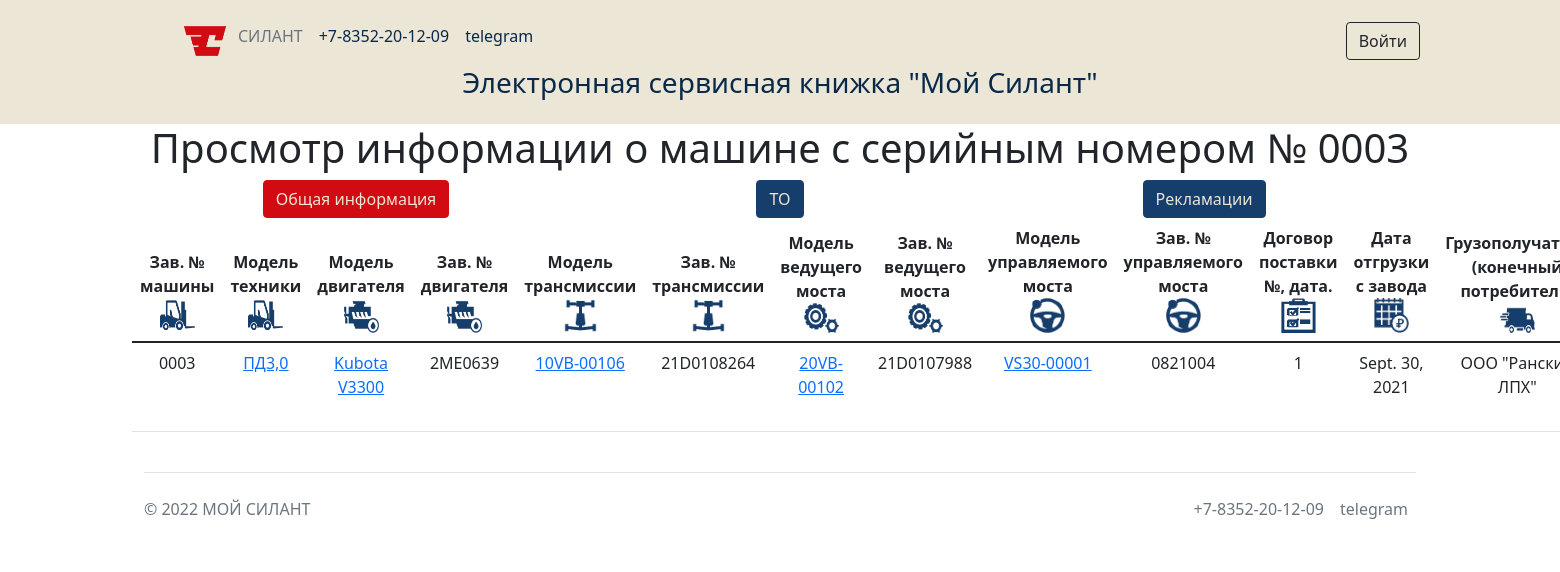
The page /cars/5 on the database as committed earlier.
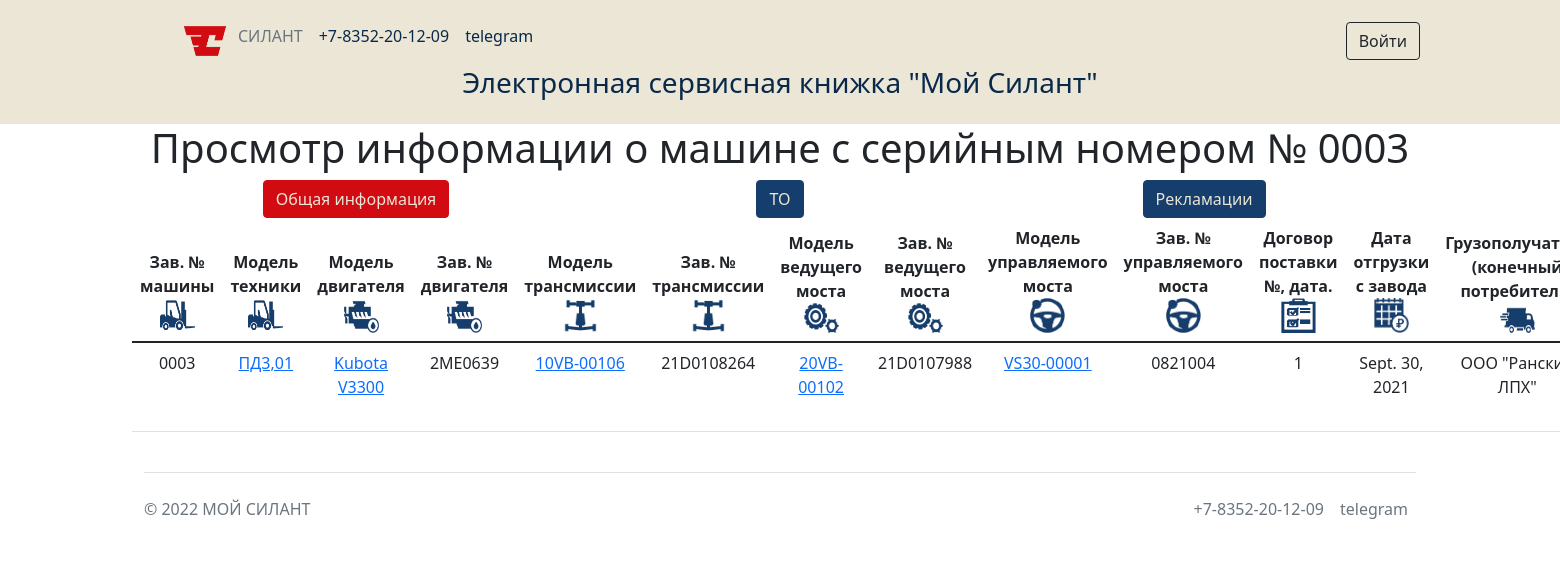
The same page on the database as committed later.
### silant/models.py (models this page shows, shortened)
class Car(models.Model):
    serial_number = models.TextField(max_length=30, unique=True, db_index=True, verbose_name='Зав. № машины')
    technique_model = models.ForeignKey(Technique_model, on_delete=models.CASCADE, db_index=True, verbose_name='Модель техники')
    engine_model = models.ForeignKey(Engine_model, on_delete=models.CASCADE, db_index=True, verbose_name='Модель двигателя')
    engine_number = models.TextField(max_length=30, verbose_name='Зав. № двигателя')
    transmission_model = models.ForeignKey(Transmission_model, on_delete=models.CASCADE, db_index=True, verbose_name='Модель трансмиссии')
    transmission_number = models.TextField(max_length=50, verbose_name='Зав. № трансмиссии')
    drive_axle_model = models.ForeignKey(Drive_axle_model, on_delete=models.CASCADE, db_index=True, verbose_name='Модель ведущего моста')
    drive_axle_number = models.TextField(max_length=50, verbose_name='Зав. № ведущего моста')
    steerable_axle_model = models.ForeignKey(Steerable_axle_model, on_delete=models.CASCADE, db_index=True, verbose_name='Модель управляемого моста')
    steerable_axle_number = models.TextField(max_length=50, verbose_name='Зав. № управляемого моста')
    supply_contract = models.TextField(max_length=50, blank=True, verbose_name='Договор поставки №, дата.')
    shipping_date = models.DateField(db_index=True, verbose_name='Дата отгрузки с завода')
    consignee = models.TextField(max_length=50, blank=True, verbose_name='Грузополучатель (конечный потребитель)')
    delivery_address = models.TextField(max_length=150, blank=True, verbose_name='Адрес поставки (эксплуатации)')
    equipment = models.TextField(max_length=150, blank=True, verbose_name='Комплектация (доп. опции)')
    client = models.ForeignKey(Client, on_delete=models.CASCADE, null=True, blank=True, verbose_name='Клиент')
    service_company = models.ForeignKey(Service_company, on_delete=models.CASCADE, blank=True, verbose_name='Сервисная организация')
    class Meta:
        verbose_name = 'Машины'
        verbose_name_plural = 'Машины'
        ordering = ['shipping_date']
        permissions = ( #Право для просмотра списка машин других пользователей
            ('view_car_noclient', 'Can view no client'),
            ('view_car_noservice', 'Can view no service')
        )

class Base_dictionary(models.Model):
    name = models.TextField(unique=True, verbose_name='Название')
    description = models.TextField(blank=True, verbose_name='Описание')
    class Meta:
        abstract = True
    def __str__(self):
        return f'{self.name}'

class Technique_model(Base_dictionary):
    class Meta:
        verbose_name = 'Модель техники'
        verbose_name_plural = 'Модели техники'

class Engine_model(Base_dictionary):
    class Meta:
        verbose_name = 'Модель двигателя'
        verbose_name_plural = 'Модели двигателя'

class Transmission_model(Base_dictionary):
    class Meta:
        verbose_name = 'Модель трансмиссии'
        verbose_name_plural = 'Модели трансмиссии'

class Drive_axle_model(Base_dictionary):
    class Meta:
        verbose_name = 'Модель ведущего моста'
        verbose_name_plural = 'Модели ведущего моста'

class Steerable_axle_model(Base_dictionary):
    class Meta:
        verbose_name = 'Модель управляемого моста'
        verbose_name_plural = 'Модели управляемого моста'

### silant/views.py (the view)
# urls.py: path('<int:pk>', CarDetail.as_view(), name='car_info'),
class CarDetail(DetailView):
    model = Car
    template_name = 'CarDetail.html'
    context_object_name = 'car'

### templates/CarDetail.html (shortened to what this page needs)
{% extends 'flatpages/default.html' %}
{% load static %}
{% block content %}
    <h1>Просмотр информации о машине с серийным номером № {{ car.serial_number  }}</h1>
    <div class="container">
        <div class="row">
          <div class="col">
            <a class="btn btn-silant-red">Общая информация</a>
          </div>
          <div class="col">
            <a class="btn btn-silant-blue" href="/cars/maintenances/?type_maintenance=&service_company=&car={{car.id}}">ТО</a>
          </div>
          <div class="col">
            <a class="btn btn-silant-blue" href="complaints/?type_maintenance=&service_company=&car={{car.id}}">Рекламации</a>
          </div>
        </div>
    </div>
    <div>
    <table class="table">
        <thead>
            <tr>
                <th scope="col">Зав. № машины<br><img width="35px" height="35px" src="/static/img/car.png"></th>
                <th scope="col">Модель техники<br><img width="35px" height="35px" src="/static/img/car.png"></th>
                <th scope="col">Модель двигателя<br><img width="35px" height="35px" src="/static/img/engine.png"></th>
                <th scope="col">Зав. № двигателя<br><img width="35px" height="35px" src="/static/img/engine.png"></th>
                <th scope="col">Модель трансмиссии<br><img width="35px" height="35px" src="/static/img/transmission.png"></th>
                <th scope="col">Зав. № трансмиссии<br><img width="35px" height="35px" src="/static/img/transmission.png"></th>
                <th scope="col">Модель ведущего моста<br><img width="35px" height="30px" src="/static/img/ved.most.png"></th>
                <th scope="col">Зав. № ведущего моста<br><img width="35px" height="30px" src="/static/img/ved.most.png"></th>
                <th scope="col">Модель управляемого моста<br><img width="35px" height="35px" src="/static/img/upr.most.png"></th>
                <th scope="col">Зав. № управляемого моста<br><img width="35px" height="35px" src="/static/img/upr.most.png"></th>
                <th scope="col">Договор поставки №, дата.<br><img width="35px" height="35px" src="/static/img/dogovor.png"></th>
                <th scope="col">Дата отгрузки с завода<br><img width="35px" height="35px" src="/static/img/dateotg.png"></th>
                <th scope="col">Грузополучатель (конечный потребитель)<br><img width="35px" height="30px" src="/static/img/gruzpoluh.png"></th>
            </tr>
        </thead>
        <tbody>
            <tr>
                <td>{{ car.serial_number }}</td>
                <td><a href="dictionary/techniqueModel/{{car.technique_model.id}}/">{{ car.technique_model }}</a></td>
                <td><a href="dictionary/engineModel/{{car.engine_model.id}}/">{{ car.engine_model }}</a></td>
                <td>{{ car.engine_number }}</td>
                <td><a href="dictionary/transmissionModel/{{car.transmission_model.id}}/">{{ car.transmission_model }}</a></td>
                <td>{{ car.transmission_number }}</td>
                <td><a href="dictionary/driveAxleModel/{{car.drive_axle_model.id}}/">{{ car.drive_axle_model }}</a></td>
                <td>{{ car.drive_axle_number }}</td>
                <td><a href="dictionary/steerableAxleModel/{{car.steerable_axle_model.id}}/">{{ car.steerable_axle_model }}</a></td>
                <td>{{ car.steerable_axle_number }}</td>
                <td>{{ car.supply_contract }}</td>
                <td>{{ car.shipping_date }}</td>
                <td>{{ car.consignee }}</td>
            </tr>
        </tbody>
    </table>
    {% endblock content %}

### templates/flatpages/default.html (shortened to what this page needs)
<!DOCTYPE html>
{% load static %}
<html lang="ru">
    <head>
        <link href="{% static 'css/styles.css' %}" rel="stylesheet" />
        <link href="{% static 'css/custom.css' %}" rel="stylesheet" />
    </head>
    <body>
        <div class="wrapper">
            <header class="p-3 bg-dark bg-silent-sands text-header">
                <div class="container">
                    <div class="d-flex flex-wrap align-items-center justify-content-center justify-content-lg-start">
                        <a href="/" class="d-flex align-items-center mb-2 mb-lg-0 text-header text-decoration-none">
                        <svg class="bi me-2" width="40" height="32" role="img" aria-label="Bootstrap"><use xlink:href="#bootstrap"></use></svg>
                        </a>
                        <ul class="nav col-12 col-lg-auto me-lg-auto mb-2 justify-content-center mb-md-0">
                            <li><img width="50px" height="50px" src="/static/img/LogotypeHeader.png"></li>
                            <li><a href="/cars/" class="nav-link px-2 text-secondary">СИЛАНТ</a></li>
                            <li><a href="tel:88352201209" class="nav-link px-2 text-header">+7-8352-20-12-09</a></li>
                            <li><a href="https://t.me/chzsa21" class="nav-link px-2 text-header">telegram</a></li>
                        </ul>
                        <div class="text-end">
                            {% if user.is_authenticated %}
                                <ul class="navbar-nav ms-auto">
                                    <li class="nav-item">
                                        <a class="btn btn-outline-dark me-2 text-header" href="/accounts/logout/">Выйти</a>
                                    </li>
                                </ul>
                            Вошли как {{request.user.username}}
                            {% else %}
                                <ul class="navbar-nav ms-auto">
                                    <li class="nav-item">
                                        <a class="btn btn-outline-dark me-2" href="/accounts/login/">Войти</a>
                                    </li>
                                </ul>
                            {% endif %}
                        </div>
                    </div>
                    <div class="nav col-12 col-lg-auto me-lg-auto mb-2 justify-content-center mb-md-0">
                        <h3>Электронная сервисная книжка "Мой Силант"</h3>
                    </div>
                </div>
            </header>
            <div class="container">
                <div class="row">
                    <div class="col-lg-12 text-center">
                        {% block content %}{% endblock content %}
                    </div>
                </div>
             </div>
             <div class="container">
                <footer class="d-flex flex-wrap justify-content-between align-items-center py-3 my-4 border-top">
                  <p class="col-md-4 mb-0 text-muted">© 2022 МОЙ СИЛАНТ</p>
                  <ul class="nav col-md-4 justify-content-end">
                    <li class="nav-item"><a href="tel:88352201209" class="nav-link px-2 text-muted">+7-8352-20-12-09</a></li>
                    <li class="nav-item"><a href="https://t.me/chzsa21" class="nav-link px-2 text-muted">telegram</a></li>
                  </ul>
                </footer>
              </div>
        </div>
    </body>
</html>

### static/css/custom.css (style rules this page uses)
:root { --silent-blue: #163e6c; --silent-dark-blue: #09294b; --silent-red: #d20a11; --silent-dark-red: #930f14; --silent-sands: #ebe6d6; }
.btn-silant-red { color: var(--silent-sands); background-color: var(--silent-red); border-color: var(--silent-red); }
.btn-silant-blue { color: var(--silent-sands); background-color: var(--silent-blue); border-color: var(--silent-blue); }
.bg-silent-sands { background-color: var(--silent-sands) !important; }
.text-header { color: var(--silent-dark-blue); }

Rows that differ between the two databases and show on the page:
changed through a linked row, Car "2ME0639": technique_model "ПД3,0" → "ПД3,01"
